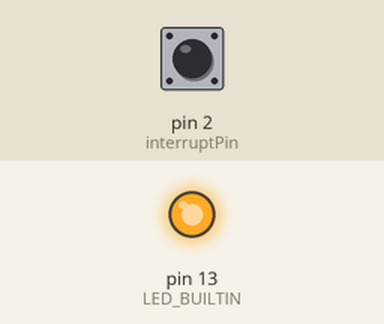
Recording of a sketch running on a simulated Arduino Uno, built with avr-gcc and run on an emulated ATmega328P. Parts: output pins drawn as LEDs (lit = HIGH). The test bench sets the inputs (shaded band); at power-on: pin 2 (interruptPin) HIGH. Sleep ends after the set time or at an interrupt; the local clock reads 2024-03-15 10:24:30 at power-on unless the sketch sets it; what the sketch prints to the serial monitor is not drawn.

Above: at 0.1 s.
At 60.1 s:
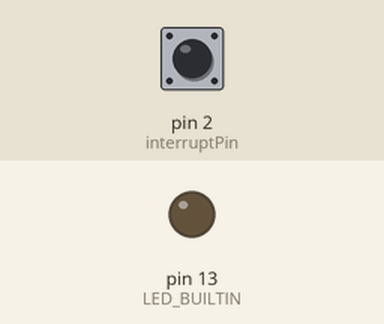
Timing chart, 0 to 61.6 s (numbered marks = the images above):
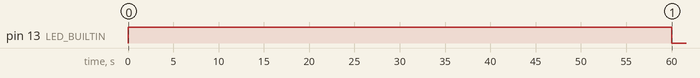

The sketch:

sleep.ino
```cpp
#include<avr/sleep.h>
#define interruptPin 2
#include "RTClib.h"
#include <SPI.h>
RTC_DS3231 rtc;
int min;
int sec;
int start_sec;
int start_min;
int comp_sec;
int comp_min;
void setup() {
  // put your setup code here, to run once:
  Serial.begin(9600);
  while (!Serial) {
    ;  // wait for serial port to connect. Needed for native USB port only
  }
  Serial.println("Serial Connected");
  pinMode(2,INPUT_PULLUP);
  pinMode(interruptPin,INPUT_PULLUP);
  pinMode(LED_BUILTIN,OUTPUT);
  digitalWrite(LED_BUILTIN,HIGH);
  if (! rtc.begin()) {
    while (1) delay(10);
}
  if (rtc.lostPower()) {
    rtc.adjust(DateTime(F(__DATE__), F(__TIME__)));
  }
  DateTime now = rtc.now();
  start_min=now.minute();
  start_sec=now.second();
}

void loop() {
  // put your main code here, to run repeatedly:
  //delay(5000);
  DateTime now=rtc.now();
  sec=now.second();
  min=now.minute();
  Serial.print(min);
  Serial.print(" ");
  Serial.println(sec);
  if (min-start_min<0){
    comp_min=min-start_min+60;

  }
  else{
    comp_min=min-start_min;
  }
  if (sec-start_sec<0){
    comp_sec=sec-start_sec+60;
    comp_min=comp_min-1;
    //min=min+1;
  }
  else{
    comp_sec=sec-start_sec;
  }
  Serial.print(comp_min);
  Serial.print(" ");
  Serial.print(comp_sec);
  Serial.println(" ");
  if (comp_min>=1){
    Going_To_Sleep();
    DateTime now = rtc.now();
    start_min=now.minute();
    start_sec=now.second();
    //delay(1000) ;
  }
  //delay(1000);
}

void Going_To_Sleep(){
  sleep_enable();
  attachInterrupt(0, wakeUp, RISING);
  digitalWrite(LED_BUILTIN,LOW);
  delay(2000);
  set_sleep_mode(SLEEP_MODE_PWR_DOWN);
  sleep_cpu();
  digitalWrite(LED_BUILTIN,HIGH);
  delay(2000);

}
void wakeUp(){
  sleep_disable();
  detachInterrupt(0);
}
```

Measured:
- by itself, pin 13 (LED_BUILTIN): HIGH → LOW at 60.0 s
